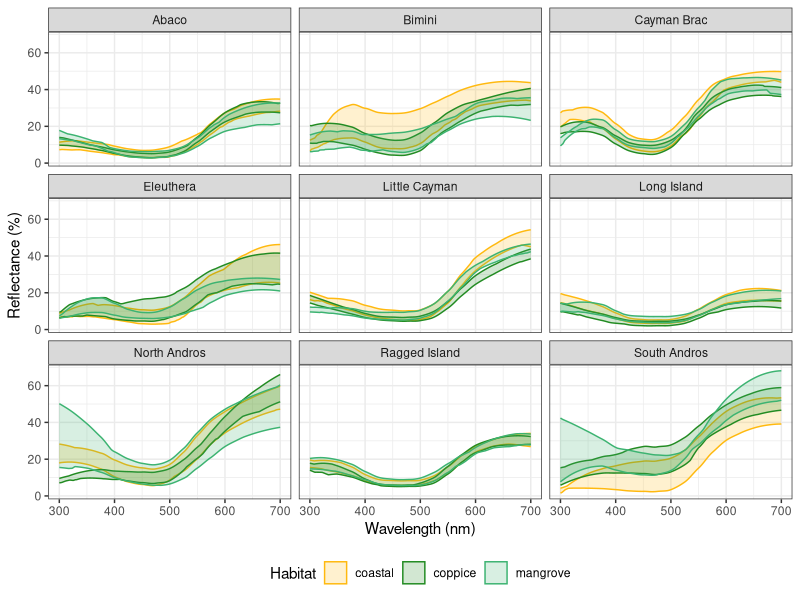
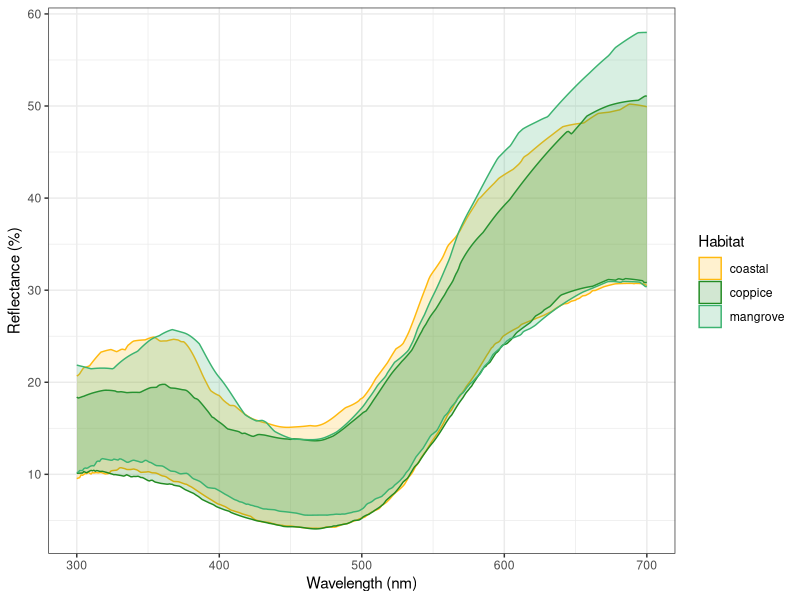

These figures' R source, in order:
# Plot reflectance spectra

rm(list = ls())

library(tidyverse)

colors <- c(coastal = "darkgoldenrod1", coppice = "forestgreen", mangrove = "mediumseagreen")

# Read the data
data <- read.csv("data/reflectance.csv", header = TRUE)

# Reorganize into a long table
smr <- data %>%
  gather_("wl", "reflectance", paste0("wl", 300:700)) %>%
  mutate(wl = as.numeric(gsub("wl", "", wl)))

# Prepare ribbons
smr <- smr %>% group_by(wl, habitat, island)
smr <- smr %>%
  summarize(
    mid = quantile(reflectance, 0.05),
    lower = median(reflectance),
    upper = quantile(reflectance, 0.95)
  )

# Plot the spectra
p <- ggplot(smr, aes(x = wl, color = habitat)) +
  geom_ribbon(aes(ymin = lower, ymax = upper, fill = habitat), alpha = 0.2) +
  #geom_line(aes(y = mid)) +
  facet_wrap(. ~ island) +
  xlab("Wavelength (nm)") +
  ylab("Reflectance (%)") +
  theme_bw() +
  labs(fill = "Habitat", color = "Habitat") +
  theme(legend.position = "bottom") +
  scale_fill_manual(values = colors) +
  scale_color_manual(values = colors)
p

ggsave("figure_reflectance.png", height = 6, width = 6, dpi = 300)

#####################

# At the scale of the whole archipelago now

# Reorganize into a long table
smr <- data %>%
  gather_("wl", "reflectance", paste0("wl", 300:700)) %>%
  mutate(wl = as.numeric(gsub("wl", "", wl)))

# Prepare ribbons
smr <- smr %>% group_by(wl, habitat)
smr <- smr %>%
  summarize(
    mid = quantile(reflectance, 0.05),
    lower = median(reflectance),
    upper = quantile(reflectance, 0.95)
  )

# Plot the spectra
p <- ggplot(smr, aes(x = wl, color = habitat)) +
  geom_ribbon(aes(ymin = lower, ymax = upper, fill = habitat), alpha = 0.2) +
  #geom_line(aes(y = mid)) +
  xlab("Wavelength (nm)") +
  ylab("Reflectance (%)") +
  theme_bw() +
  labs(fill = "Habitat", color = "Habitat") +
  scale_fill_manual(values = colors) +
  scale_color_manual(values = colors)
p

ggsave("figure_reflectance_pooled.png", height = 2, width = 4, dpi = 300)
